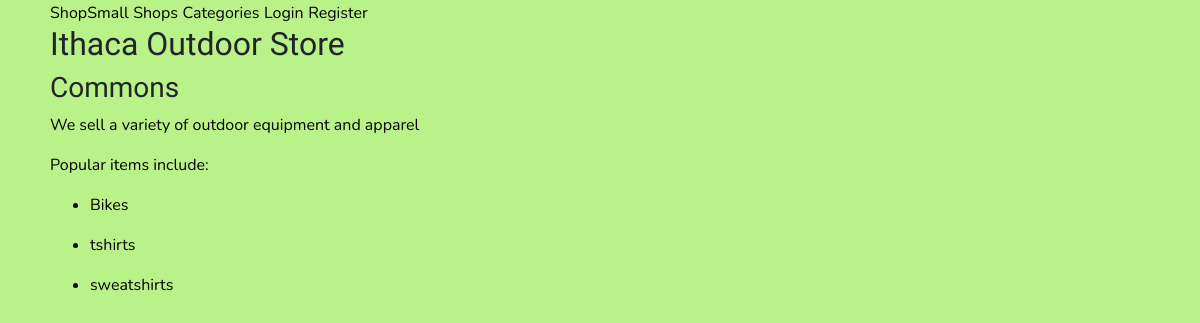
The app's page /shops/Ithaca Outdoor Store with its own data.
### app/models.py (models this page shows, shortened)
class Business(db.Model):
    id = db.Column(db.Integer, primary_key= True)
    name = db.Column(db.String(64))
    category= db.Column(db.String(50), db.ForeignKey("category.id"))
    description = db.Column(db.String(200))
    location = db.Column(db.String(64))
    top_items = db.Column(db.String(100))
    favorites = db.Column(db.Integer, db.ForeignKey("customer.id"))

### app/routes.py (the view)
@app.route('/shops/<name>')
def business(name):
    business = Business.query.filter_by(name=name).first()
    category_list = []
    popular_items= business.top_items.split(", ")
    return render_template('business.html', business=business, popular_items=popular_items)

### app/templates/business.html (shortened to what this page needs)
<!doctype html>
<html>
{% extends "base.html" %}
{% block content %}
<h2>{{business.name}}</h2>
<h3>{{business.location}}</h3>
<p>{{business.description}}</p>
    <p>Popular items include:</p>
{% for popular_item in popular_items %}
    <ul>
    <li>{{popular_item}}</li>
</ul>
{% endfor %}
{% endblock %}

### app/static/style.css (style rules this page uses)
h1, h2, h3, h4, h5, h6 { font-family: "Fuzzy Bubbles", cursive; }
p, ul, li { font-family: 'Nunito', sans-serif; color: black; }
body { background-color: #B8F288; margin-left: 50px; }

### records on screen
Business: name "Ithaca Outdoor Store", location "Commons", description "We sell a variety of outdoor equipment and apparel"

### other values on screen
{{ popular_item }} "Bikes" "tshirts" "sweatshirts"
